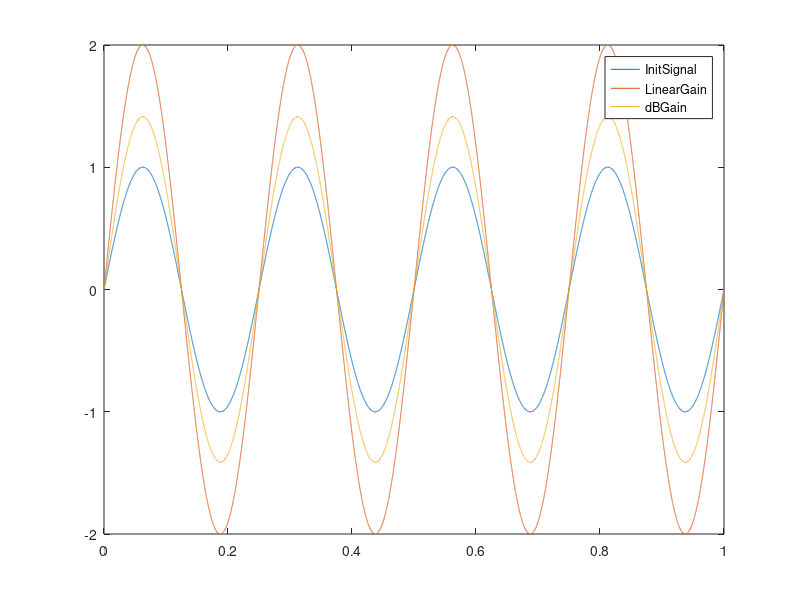

Recreate this plot in MATLAB.
history -c;
clear;
clear all;

FS = 48000;
TS = 1/FS;
f = 4;
t = 0:TS:1-TS;
t = t(:);

% Sine wave 4Hz

x = sin(2*pi*f*t);


%Peak value

peakValue = max(abs(x));


%Peak Value Normalization (Linear scale) with gain factor 2.
%Generally normalized to scale of 1,-1

normalized = x * (1/peakValue);
y = 2 * normalized;


%Peak Value Normalization (Decibel scale) with gain factor 2.
%Gain factor of +2 = +6dB in dBscale
% db -> Mag
% 6  -> 2
% 3  -> 1.5
% 8  -> 2.5

pkg load control;
gainDB = db2mag(3);
z = gainDB * normalized;

plot(t,x,t,y,t,z);
legend("InitSignal", "LinearGain", "dBGain");